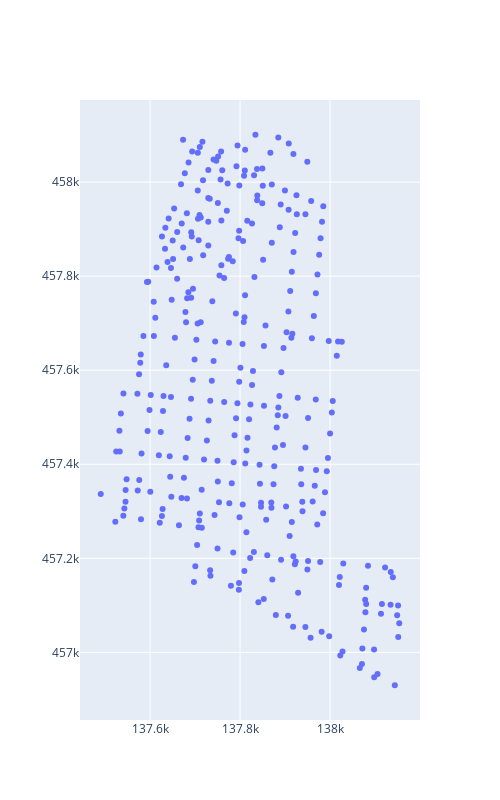

Notebook source saved alongside this figure:
### Markdown cell above
# Scratchpad

### Code cell
columns = ['Node', 'x_coord' , 'y_coord']
node_names = norm_sim_in_window.name_nodes
coordinates = norm_sim_in_window.pos.numpy()

x_coord = coordinates[:,0]
y_coord = coordinates[:,1]

fig = go.Figure()
fig.add_trace(go.Scatter(x=x_coord, y=y_coord,
                    mode='markers',
                    name='coordinates',
                    text = node_names
                    )
    )

fig.update_layout(width=500, height=800)

fig.show()

### Figure 1 — Plotly figure (JSON) as saved in the notebook; plotly's stock layout.template omitted (floating-point values rounded to 4 significant figures; data arrays with more than 128 entries replaced by an {"elided": "..."} marker saying what was removed)
{"data": [{"mode": "markers", "name": "coordinates", "text": {"elided": "318 str values"}, "type": "scatter", "x": {"elided": "318 float values"}, "y": {"elided": "318 float values"}}], "layout": {"height": 800, "width": 500}}
